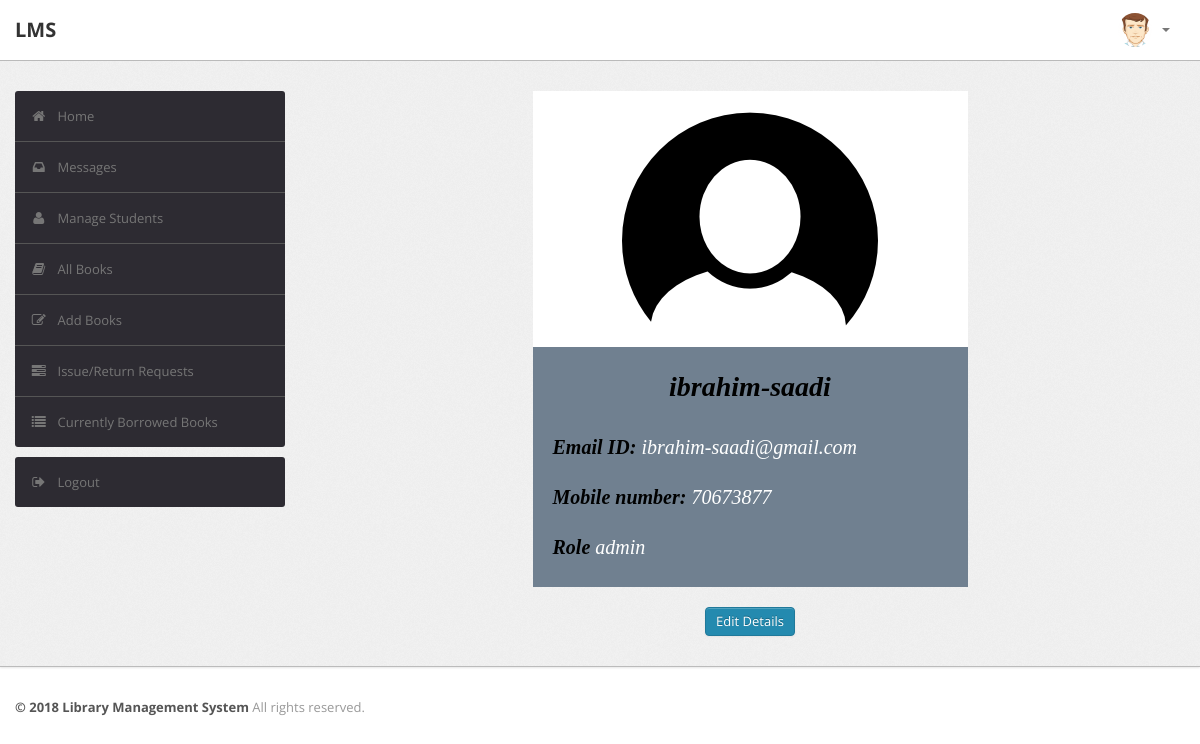
The app's page /admin/index-admin.php (signed in) with its own data.
### tables this page shows
CREATE TABLE IF NOT EXISTS `user` (
  `registerID` int NOT NULL AUTO_INCREMENT,
  `fname` varchar(25) NOT NULL,
  `lname` varchar(25) NOT NULL,
  `number` int NOT NULL,
  `dob` date NOT NULL,
  `password` varchar(225) NOT NULL,
  `gender` varchar(6) NOT NULL,
  `email` varchar(45) NOT NULL,
  `role` varchar(5) NOT NULL,
  `username` varchar(30) NOT NULL,
  PRIMARY KEY (`username`),
  UNIQUE KEY `registerID` (`registerID`)
);

### admin/index-admin.php (the view, shortened to what this page needs)
<?php
require('config.php');
?>
<?php
$checkusername=$_SESSION['username'];
$getUserSql = "SELECT * FROM `user` WHERE `username` = '$checkusername' AND role='admin'";
$getUserResult = mysqli_query($con, $getUserSql);
if ((mysqli_num_rows($getUserResult) > 0)) {
    ?>
<!DOCTYPE html>
<html lang="en">
    <head>
        <link type="text/css" href="bootstrap/css/bootstrap.min.css" rel="stylesheet">
        <link type="text/css" href="bootstrap/css/bootstrap-responsive.min.css" rel="stylesheet">
        <link type="text/css" href="css/theme.css" rel="stylesheet">
        <link type="text/css" href="images/icons/css/font-awesome.css" rel="stylesheet">
    </head>
    <body>
        <div class="navbar navbar-fixed-top">
            <div class="navbar-inner">
                <div class="container">
                        <a class="brand" href="index.php">LMS </a>
                    <div class="nav-collapse collapse navbar-inverse-collapse">
                        <ul class="nav pull-right">
                            <li class="nav-user dropdown"><a href="#" class="dropdown-toggle" data-toggle="dropdown">
                                <img src="images/user.png" class="nav-avatar" />
                                <b class="caret"></b></a>
                            </li>
                        </ul>
                    </div>
                </div>
            </div>
        </div>
        <div class="wrapper">
            <div class="container">
                <div class="row">
                    <div class="span3">
                        <div class="sidebar">
                            <ul class="widget widget-menu unstyled">
                                <li class="active"><a href="index-admin.php"><i class="menu-icon icon-home"></i>Home
                                </a></li>
                                 <li><a href="message.php"><i class="menu-icon icon-inbox"></i>Messages</a>
                                </li>
                                <li><a href="student.php"><i class="menu-icon icon-user"></i>Manage Students </a>
                                </li>
                                <li><a href="book.php"><i class="menu-icon icon-book"></i>All Books </a></li>
                                <li><a href="addbook.php"><i class="menu-icon icon-edit"></i>Add Books </a></li>
                                <li><a href="IssueReturn-Requests.php"><i class="menu-icon icon-tasks"></i>Issue/Return Requests </a></li>
                                <li><a href="borrowedbooks.php"><i class="menu-icon icon-list"></i>Currently Borrowed Books </a></li>
                            </ul>
                            <ul class="widget widget-menu unstyled">
                                <li><a href="logout.php"><i class="menu-icon icon-signout"></i>Logout </a></li>
                            </ul>
                        </div>
                    </div>
                    <div class="span9">
                        <center>
                            <div class="card" style="width: 50%;">
                                <img class="card-img-top" src="images/profile2.png" alt="Card image cap">
                                <div class="card-body">
                                    <?php
                                    if (mysqli_num_rows($getUserResult) > 0)
                                        $userData = mysqli_fetch_assoc($getUserResult);
                                        $email = $userData['email'];
                                        $phoneNumber = $userData['number'];
                                        $role = $userData['role'];
                                    ?>
                                    <i>
                                    <h1 class="card-title"><center><?php echo $checkusername ?></center></h1>
                                    <br>
                                    <p><b>Email ID: </b><?php echo $email ?></p>
                                    <br>
                                    <p><b>Mobile number: </b><?php echo $phoneNumber ?></p>
                                    <br>
                                    <p><b>Role </b><?php echo $role ?></p>
                                </i>
                                </div>
                            </div>
                        <br>
                        <a href="edit-admin-details.php" class="btn btn-primary">Edit Details</a>
                        </center>
                    </div>
                </div>
            </div>
        </div>
<div class="footer">
            <div class="container">
                <b class="copyright">&copy; 2018 Library Management System </b>All rights reserved.
            </div>
        </div>
    </body>
</html>
<?php }
else {
    echo "<script type='text/javascript'>alert('Access Denied!!!')</script>";
} ?>

### admin/css/theme.css (style rules this page uses)
body { font-size: 13px; font-family: 'Open Sans', Arial, sans-serif; background: #fff; color: #777 }
h1, h2, h3, h4, h5, h6 { color: #333; margin-top: 0 }
h1 { font-size: 28px }
strong, b { color: #555 }
.wrapper { background: url(../images/bg.png) #eee; border-bottom: 1px solid #bbb; -webkit-box-shadow: 0 1px 2px rgba(0,0,0,0.1); -moz-box-shadow: 0 1px 2px rgba(0,0,0,0.1); box-shadow: 0 1px 2px rgba(0,0,0,0.1); padding: 30px 0 }
.footer { color: #999; padding: 30px 0 60px }
body [class^="icon-"], body [class*=" icon-"] { font-size: 14px; line-height: 20px; height: 20px }
.navbar { position: static!important; margin: 0!important }
.navbar .navbar-inner { background: #fff; border-bottom: 1px solid #bbb; -webkit-box-shadow: 0 1px 2px rgba(0,0,0,0.15); -moz-box-shadow: 0 1px 2px rgba(0,0,0,0.15); box-shadow: 0 1px 2px rgba(0,0,0,0.15) }
.navbar .brand { color: #333; font-weight: bold; font-size: 20px; margin-right: 20px; padding: 20px }
.navbar .nav>li>a { padding: 20px 15px; font-weight: bold; color: #777 }
.nav-user>a { height: 20px }
.nav-avatar { width: 34px; height: 34px; margin: -7px 5px 0 0; -webkit-border-radius: 50%; -moz-border-radius: 50%; border-radius: 50% }
.btn, .btn-box { -webkit-border-radius: 3px; -moz-border-radius: 3px; border-radius: 3px }
.btn { font-size: 13px; font-weight: 600 }
.btn { display: inline-block; margin-bottom: 0; font-weight: 400; text-align: center; vertical-align: middle; cursor: pointer; background-image: none; border: 1px solid transparent; white-space: nowrap; padding: 4px 10px; font-size: 13px; line-height: 1.42857; border-radius: 4px; -webkit-user-select: none; -moz-user-select: none; -ms-user-select: none; user-select: none }
.btn-primary { color: #fff; background-color: #248aaf; border-color: #20799a }
.widget-menu { background: #fff; -webkit-border-radius: 3px; -moz-border-radius: 3px; border-radius: 3px; overflow: hidden }
.widget-menu a { color: #555; display: block; line-height: 20px; padding: 15px; text-decoration: none!important }
.widget-menu .menu-icon { margin-right: 10px; color: #767676; -webkit-transition: all .2s ease-in-out; -moz-transition: all .2s ease-in-out; transition: all .2s ease-in-out; }
.widget-menu>li+li { border-top: 1px solid #555 }
.widget-menu>li>a { background-color: #2d2b32; color: #767676; -webkit-transition: all .2s ease-in-out; -moz-transition: all .2s ease-in-out; transition: all .2s ease-in-out; }
.card { border: 2px; font-family: "Times New Roman", Times, serif; background: rgb(255, 255, 255); }
.card-body { padding: 20px; background: rgb(112, 128, 144); text-align: left; color: rgb(255, 255, 255); }
.card-body p { font-size: 20px; }
.card-body h1 { color: rgb(0, 0, 0); }
.card-body b { color: rgb(0, 0 , 0); }

### records on screen
user: email "ibrahim-saadi@gmail.com", number "70673877", role "admin"

### other values on screen
$checkusername "ibrahim-saadi"
